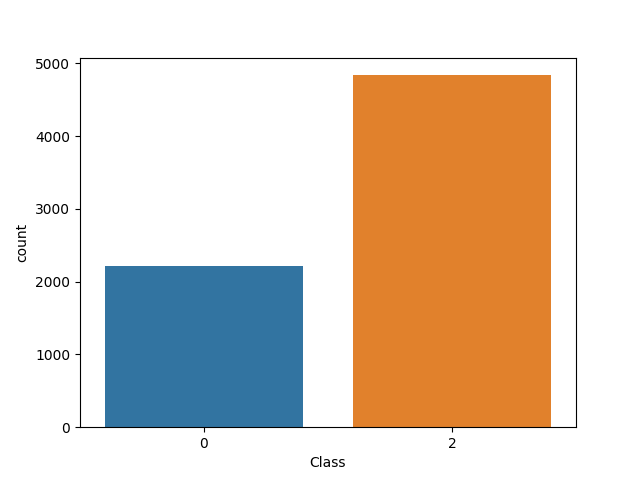

Python code for this plot:
import os 
from skimage import io 
import matplotlib.pyplot as plt 
import numpy as np
import seaborn as sns
import pandas as pd
from typing import List



def plot_labels(root: str)-> None:
    """ Looks into e.g. train, test, val sets and plots statistics on labels. """

    assert isinstance(root, str), TypeError(f"'root' should be str.")
    assert os.path.isdir(root), ValueError(f"'root':{root} is not a valid dir.")

    def _get_files(root: str, format:str = 'png') -> List[str]:
        """ Helper functiion to collect files from root and subfolders. """

        collected_files = []
        for root, _, files in os.walk(root):
            files_found = [os.path.join(root, file) for file in files if f".{format}" in file and os.path.isfile(os.path.join(root,file))]
            if isinstance(files_found, list):
                collected_files.extend(files_found)
            elif isinstance(files_found, str):
                collected_files.append(files_found)

        return collected_files

    # 1) collect txt files:
    txt_files = _get_files(root = root, format= 'txt' )
    
    # get image size from an image 
    image = io.imread(txt_files[0].replace('.txt', '.png').replace('labels', 'images'))
    W, H, C = image.shape
    print(f"Image size: {W, H}")

    # 2) read files and labels:
    txt_df = []
    for file in txt_files:
        with open(file, 'r') as f:
            text = f.read()
        if len(text) == 0: # if file empty
            continue
        text = text.split('\n')
        text = [string.split(' ') for string in text if len(string)>0 ]
        txt_df.extend(text)
    
    # 3) collect background images:
    images = _get_files(root = root, format = 'png')
    n_bg_images = len(images) - len(txt_files)

    # 4) create df
    cols = [ 'Class','xc', 'yc', 'w', 'h']
    types = {'Class': 'int', 'xc':'float', 'yc':'float', 'w':'float', 'h':'float'}
    df = pd.DataFrame(txt_df, columns = cols)
    df = df.astype(types)
    df['Class'] = df['Class'] + 1
    add_rows = np.zeros(shape = (n_bg_images, len(df.columns)))
    df_empty = pd.DataFrame(add_rows, columns = cols)
    df_empty = df_empty.astype(types)
    df = pd.concat(objs = (df, df_empty))

    # unnormalize:
    df['xc'] = df['xc'] * W
    df['yc'] = df['yc'] * H
    df['w'] = df['w'] * W
    df['h'] = df['h'] * H
    df['Area'] = df['w'] * df['h']
    df = df.astype({'Class': 'int', 'xc':'int', 'yc':'int', 'w':'int', 'h':'int', 'Area': 'int'})
    
    # 5) plot:
    print(df.head())
    data = sns.countplot(data = df, x = 'Class')

    return


def test_plot_labels():

    plot_labels(root = '/Users/marco/datasets/muw_exps/detection/train')

    return



if __name__ == '__main__':
    test_plot_labels()
